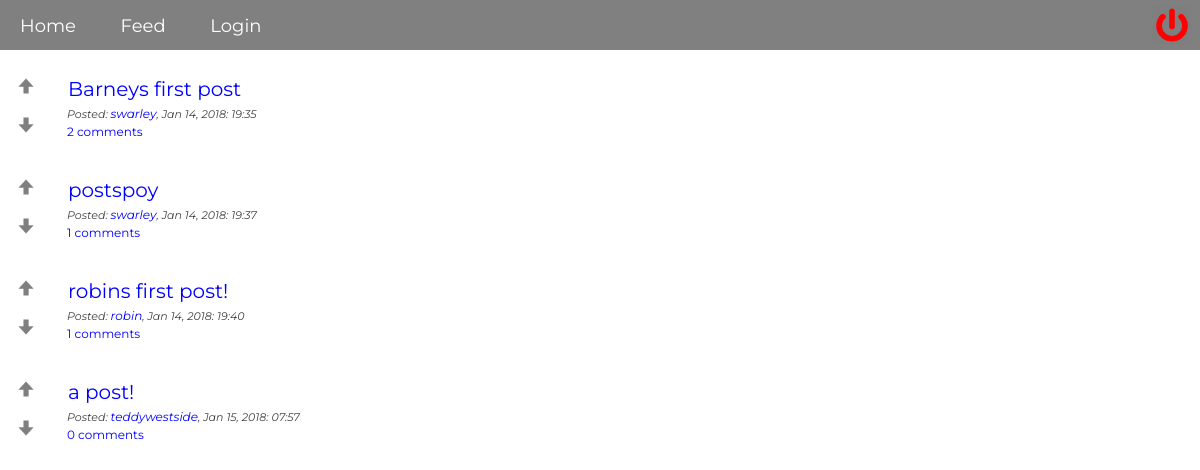
Page /pages/feed.php on the earlier database version.
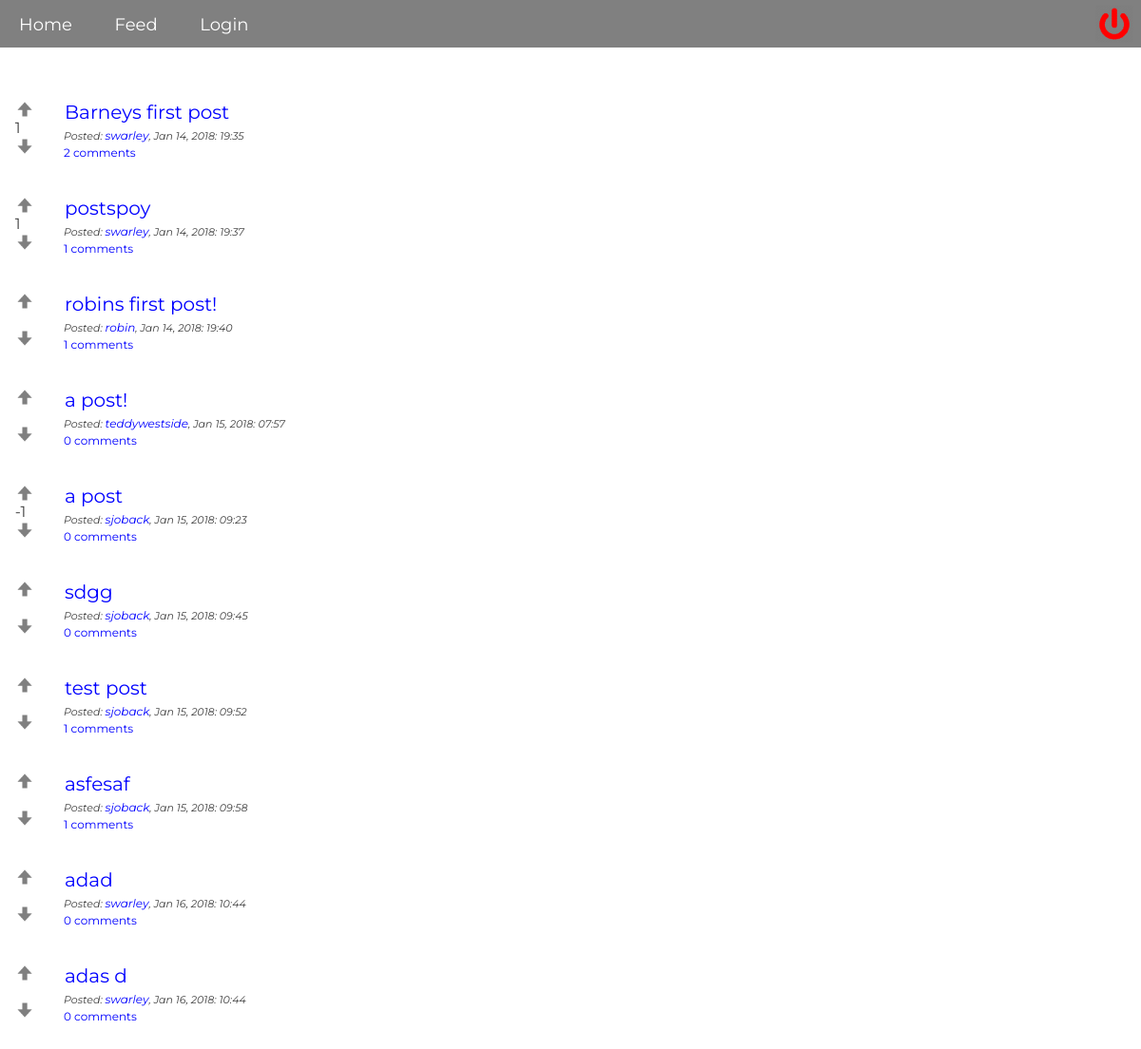
Same page on the later database version.
### tables this page shows
CREATE TABLE "posts" (
        `id`       INTEGER NOT NULL,
        `post_id`       INTEGER NOT NULL PRIMARY KEY AUTOINCREMENT UNIQUE,
        `title` VARCHAR NOT NULL,
        `description`   VARCHAR NOT NULL,
        `url`   VARCHAR NOT NULL,
        `posted`      VARCHAR,
        `edited`     VARCHAR
);

CREATE TABLE "users" (
        `id`    INTEGER NOT NULL PRIMARY KEY AUTOINCREMENT UNIQUE,
        `name`  VARCHAR NOT NULL,
        `username`      VARCHAR NOT NULL UNIQUE,
        `email` VARCHAR NOT NULL,
        `password`      VARCHAR NOT NULL,
        `biography`     VARCHAR NOT NULL,
        `img`           VARCHAR,
        `joined`     VARCHAR
);

### logic/feed.php (called while the page is built, shortened)
<?php
   $query = "SELECT * FROM posts LEFT JOIN users ON posts.id=users.id";
   $statement = $pdo->query($query);
   $statement->execute();
   $joined = $statement->fetchAll(PDO::FETCH_ASSOC);

### pages/feed.php (the view)
<?php
require __DIR__.'../../views/header.php';
require __DIR__.'/../logic/feed.php';
?>
<div class="post">
   <?php foreach($joined as $join): ?>
      <div class="post-feed">
            <form action="../logic/votes.php?id=<?php echo $join['post_id']?>" method="post" class="votes">
               <br>
               <input type="submit" name="up_vote" value="" />
               <br>
               <?php
               $post_id = $join['post_id'];
               $query = 'SELECT sum(vote) FROM votes WHERE post_id = :post_id';
               $query1 = 'SELECT * FROM comments WHERE post_id = :post_id';
               $statement = $pdo->prepare($query);
               $statement1 = $pdo->prepare($query1);
               $statement->bindParam(':post_id', $post_id, PDO::PARAM_INT);
               $statement1->bindParam(':post_id', $post_id, PDO::PARAM_INT);
               $statement->execute();
               $statement1->execute();
               $votes = $statement->fetch(PDO::FETCH_ASSOC);
               $comments = $statement1->fetchAll(PDO::FETCH_ASSOC);
               echo $votes["sum(vote)"];
               ?>
               <br>
               <input type="submit" name="down_vote" value="" />
            </form>
         <a href="comment.php?id=<?php echo $join['post_id'] ?>" class="title"><?php echo $join['title']; ?></a>
         <p class="posted">Posted: <a href="profile.php?id=<?php echo $join['id'] ?>" class="user-url"><?php echo $join['username']; ?></a>, <?php echo $join['posted']; ?></p>
         <a href="comment.php?id=<?php echo $join['post_id'] ?>" class="comment-btn"><?php echo count($comments); ?> comments</a>
      </div>
      <br>
      <br>
   <?php endforeach; ?>
</div>
<?php require __DIR__.'../../views/footer.php'; ?>

### views/header.php (shortened to what this page needs)
<!DOCTYPE html>
<html lang="en">
<head>
    <link rel="stylesheet" href="../css/main.css">
    <link rel="stylesheet" href="../css/media.css">
</head>
<body>
    <?php require __DIR__.'/navigation.php'; ?>

### views/navigation.php (shortened to what this page needs)
<div class="nav-wrapper">
   <?php if(!isset($_SESSION['user'])): ?>
   <div class="navbar-left">
      <a href="../index.php">Home</a>
      <a href="../pages/feed.php">Feed</a>
      <a href="../pages/login.php">Login</a>
      <a href="../pages/login.php" class="logout-icon"></a>
   </div>
<?php endif; ?>
</div>

### views/footer.php (shortened to what this page needs)
</body>
</html>

### css/main.css (style rules this page uses)
* { margin: 0px; font-family: Montserrat; }
body { color: #404040; background-size: cover; background-attachment: fixed; }
a { text-decoration: none; outline: none; margin: 20px; color: white; }
.nav-wrapper { position: fixed; background-color: grey; color: white; width: 100%; height: 35px; padding-top: 15px; font-size: 18px; z-index: 1; }
.navbar-left { float: left; }
.logout-icon { position: absolute; top: -30%; right: -1%; background-image: url("../img/logout.png"); background-size: cover; height: 40px; width: 40px; }
.votes { position: absolute; margin-top: -20px; left: -10%; }
.post-feed { margin-left: 20px; }
.posted { font-style: italic; font-size: 11px; margin-top: 5px; }
.user-url { color: blue; font-size: 12px; margin: 0px; }
.title { color: blue; margin-left: 1px; margin-right: 20px; font-size: 20px; max-width: 80%; }
input[name=up_vote] { background-image: url("../img/up.png"); background-size: cover; border: none; background-color: transparent; opacity: .5; height: 20px; width: 20px; cursor: pointer; }
input[name=down_vote] { background-image: url("../img/down.png"); background-size: cover; border: none; background-color: transparent; opacity: .5; height: 20px; width: 20px; cursor: pointer; }
.comment-btn { margin-top: 5px; cursor: pointer; border: none; outline: none; color: blue; margin-left: 0px; font-size: 12px; }
.post { position: absolute; top: 9%; left: 3.5%; margin-bottom: 100px; padding: 5px; }

Differences in the rows shown:
shown differently, row unchanged: posts "Barneys first post": sum (not shown) → "1"
shown differently, row unchanged: posts "postspoy": sum (not shown) → "1"
added posts: sum "-1", title "a post", users.username "sjoback", posted "Jan 15, 2018: 09:23", count($comments) "0"
added posts: title "sdgg", users.username "sjoback", posted "Jan 15, 2018: 09:45", count($comments) "0"
added posts: title "test post", users.username "sjoback", posted "Jan 15, 2018: 09:52", count($comments) "1"
added posts: title "asfesaf", users.username "sjoback", posted "Jan 15, 2018: 09:58", count($comments) "1"
added posts: title "adad", users.username "swarley", posted "Jan 16, 2018: 10:44", count($comments) "0"
added posts: title "adas d", users.username "swarley", posted "Jan 16, 2018: 10:44", count($comments) "0"
